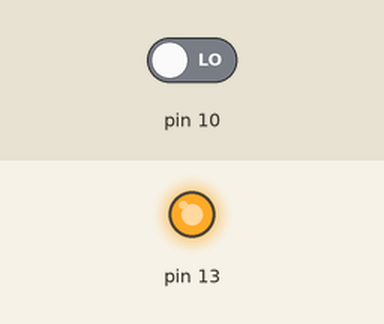
Simulated run of this sketch. Board: Arduino Uno, built with avr-gcc and run on an emulated ATmega328P. Shown: output pins drawn as LEDs (lit = HIGH). Inputs (shaded band) come from the test bench; at power-on: pin 10 LOW.

Above: at 1.2 s.
1.3 s: pin 10 driven HIGH
At 2.5 s:
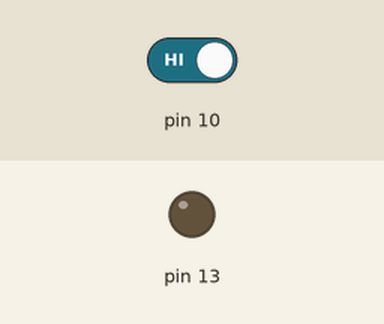
2.8 s: pin 10 driven LOW
At 3.6 s:
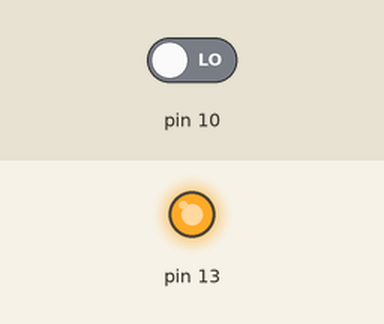
Timing chart, 0 to 5.8 s (numbered marks = the images above; inputs shaded):
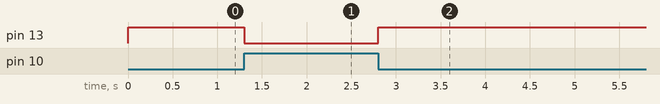

The sketch:

ONOFF.ino
```cpp
void setup(){
	pinMode(10,INPUT);
	pinMode(13,OUTPUT);
}

void loop(){
	int n=digitalRead(10);
	if(n)
		digitalWrite(13,LOW);
	else
		digitalWrite(13,HIGH);
}
```

Measured:
- after the input at 1.3 s, pin 13: HIGH → LOW at once
- after the input at 2.8 s, pin 13: LOW → HIGH at once
